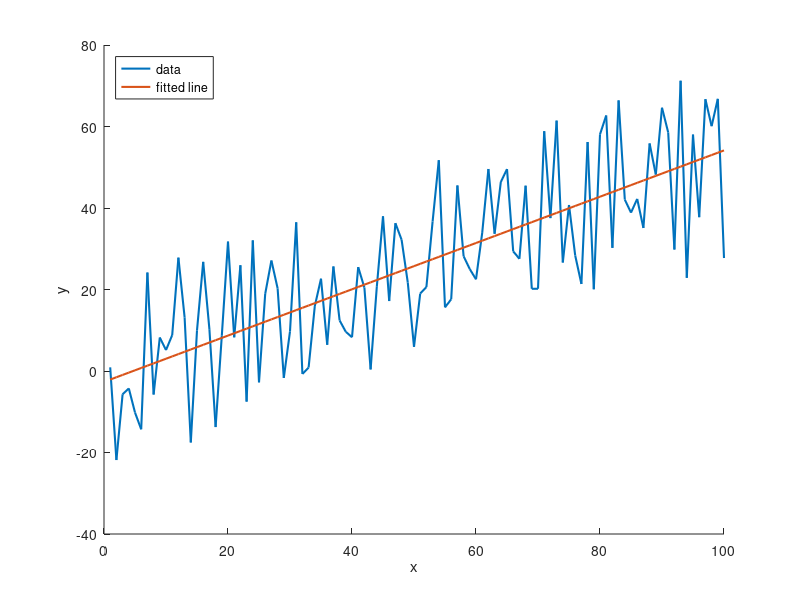

MATLAB code for this plot: (Note: this script raises an error after producing the figure.)
%% Week 4 exercise
% regression and correlation

%% safety first
close all; fclose all; clear; clc;

%% Part 1. regression using noisy data

% number of data points
N=100;
% generate x values from 1 to N
x=[1:100]';
% y=0.5*x + noise
err=50;
y=0.5.*x+err.*(rand(N,1)-0.5);

% set-up matrix A to estimate linear fit
% Ax=b
% first column of A: x
% second column of A: 1
A=[x,ones(N,1)];
b=y; % get a column vector of y

% # estimate coefficient using pseudo inverse
xvec=A\b;
% % alternatively
% xvec2=pinv(A)*b;
disp('Part 1. fit noisy data');
disp('Estimated based on matrix pseudo inversion:');
disp(['The best fit line is y = ',num2str(xvec(1),3),...
    'x + ',num2str(xvec(2),3)]);

%% make a plot

figure;
hold on;
plot(x,y,'linewidth',1.5,'DisplayName','data');
plot(x,A*xvec,'-','linewidth',1.5,'DisplayName','fitted line')
xlabel('x');
ylabel('y');
legend('location','northwest');
print('-dpng', 'week4_fig1_noisy_data_fit.png');


%% estimating regression coefficient using covariance matrix
% y = ax + b
% we use the same x and y generated from the previous section
% assemble a matrix
D=[x,y]; % first column x, second column y
% calculate the covariance matrix
c=cov(D);
% calculate the regression coefficient a (slope)
a=c(1,2)/c(1,1);
% estimated the intercept
b=mean(y)-a*mean(x);

disp(' ');
disp('Estimated based on covariance matrix:');
disp(['The best fit line is y = ',num2str(a,3),...
    'x + ',num2str(b,3)]);
%% estimating correlation coefficient

% coefficient of determination
% R^2 value measures the fraction of variance explained by the regression
R2=c(1,2).^2./(c(1,1).*c(2,2));
disp(['R^2 = ',num2str(R2,4)]);
disp([num2str(R2*100,4),'% of the variance is explained by the linear trend.']);


%%%%%%%%%%%%%%%%%%%%%%%%%%%%%%%%%%%%%%%%%%%%
%% Part 2. Atlanta temperature
% import data (with missing values)
data_table=readtable('./ATL_MonMeanTemp_1879_2022_with_missing.xlsx');
% year
year=data_table.Year;
% temperature of all months
All_Month=table2array(data_table(:,2:13));
% calculate annual mean from all months
Annual=mean(All_Month,2);

%% calculate the regression coefficients
% all data
ind=~isnan(Annual);
% assemble the matrix [x,y]
D=[year(ind),Annual(ind)];
% calculate the Covariance matrix
c=cov(D);
% estimate regression coefficients
a=c(1,2)./c(1,1); % slope
b=mean(Annual(ind))-a*mean(year(ind));
r2=(c(1,2).^2)./(c(1,1).*c(2,2));

disp(' ');
disp('Part 2: Atlanta temperature ');
disp('Estimated based on covariance matrix:');
disp(['The temperature changes ',num2str(a,3),' deg F per year.']);
disp(['R^2 = ',num2str(r2,3)]);
disp([num2str(r2*100,4),'% of the variance is explained by the linear trend.']);

%% validate using pseudo inverse of matrix
N=numel(Annual(ind));
A=[year(ind),ones(N,1)];
xvec=pinv(A)*Annual(ind);

disp(' ');
disp('Estimated based on pseudo inverse:');
disp(['The temperature changes ',num2str(xvec(1),3),' deg F per year.']);


%% make a plot
figure;
hold on;
plot(year,Annual,'-','linewidth',1.5);
plot(year(ind),A*xvec,'-','linewidth',1.5);
xlabel('Year');
ylabel('Temperature (^\circF)');
set(gca,'fontsize',18);
print('-dpng', 'week4_fig2_atlanta_temp_fit.png');


%%%%%%%%%%%%%%%%%%%%%%%%%%%%%%%%%%%%%%%%%%%%%%%%%%%%%
%% Part 3. Comparison of different cities
% import data (with missing values)

% Atlanta, GA
data_table1=readtable('./temperature_four_cities.xlsx','Sheet','ATL');
% Boston, MA
data_table2=readtable('./temperature_four_cities.xlsx','Sheet','BOS');
% San Francisco, CA
data_table3=readtable('./temperature_four_cities.xlsx','Sheet','SFO');
% Seattle, WA
data_table4=readtable('./temperature_four_cities.xlsx','Sheet','SEA');

% Year
year=data_table1.Year;
% Get Feb temperature for four cities
T_feb1=data_table1.Feb;
T_feb2=data_table2.Feb;
T_feb3=data_table3.Feb;
T_feb4=data_table4.Feb;

%% make a time series plot

figure;
hold on;
plot(year,T_feb1,'-','linewidth',1.5,'DisplayName','ATL');
plot(year,T_feb2,'-','linewidth',1.5,'DisplayName','BOS');
plot(year,T_feb3,'-','linewidth',1.5,'DisplayName','SFO');
plot(year,T_feb4,'-','linewidth',1.5,'DisplayName','SEA');

xlabel('Year');
ylabel('Temperature (^\circF)');
title('Feburary Temperature');
xlim([1890,2030]);
set(gca,'fontsize',18);

legend('orientation','Horizontal','location','south');

print('-dpng', 'week4_fig3_four_cities_feb_temp.png');


%% calculation covariance and correlation

ind=~isnan(T_feb1) & ~isnan(T_feb2) & ~isnan(T_feb3) & ~isnan(T_feb4);
D=[T_feb1(ind),T_feb2(ind),T_feb3(ind),T_feb4(ind)];
% correlation matrix
r_mat=corrcoef(D); 
% covariance matrix
c_mat=cov(D);


%% correlation plot
% atlanta vs. boston
figure;
hold on;
plot(T_feb1,T_feb2,'o','linewidth',1.5,'MarkerSize',8);
xlabel('ATL temperature');
ylabel('BOS temperature');
title('Feburary');
set(gca,'fontsize',18);
print('-dpng', 'week4_fig4_feb_temp_atl_bos.png');

%%
% san francisco vs. seattle
figure;
hold on;
plot(T_feb3,T_feb4,'+','linewidth',1.5,'MarkerSize',8);
xlabel('SFO temperature');
ylabel('SEA temperature');
title('Feburary');
set(gca,'fontsize',18);
print('-dpng', 'week4_fig4_feb_temp_sfo_sea.png');

%%
% atlanta vs. san francisco
figure;
hold on;
plot(T_feb1,T_feb3,'^','linewidth',1.5,'MarkerSize',8);
xlabel('ATL temperature');
ylabel('SFO temperature');
title('Feburary');
set(gca,'fontsize',18);
print('-dpng', 'week4_fig4_feb_temp_atl_sfo.png');

%% test the significance
N=numel(T_feb1(ind));
t_value=r_mat.*sqrt((N-2)./(1-r_mat.^2));
% critical t value
tcrit=norminv(0.975);








